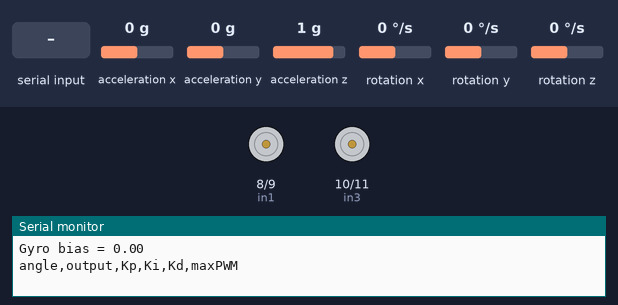
Recording of a sketch running on a simulated Arduino Leonardo, built with avr-gcc and run on an emulated ATmega32U4. Parts: motor-driver pin pairs drawn as motors (green arrow = first pin HIGH = forward, orange = second pin HIGH = backward, longer = more drive, scaled by the enable pin), the last lines printed to the serial monitor. The test bench sets the inputs (shaded band); at power-on: acceleration x 0 g, rotation y 0 °/s, acceleration y 0 g, acceleration z 1 g, rotation x 0 °/s, rotation z 0 °/s.

Above: at 2.2 s.
2.3 s: "START\n" received over the second serial link
3.8 s: acceleration x set to 0.2 g
At 5.5 s:
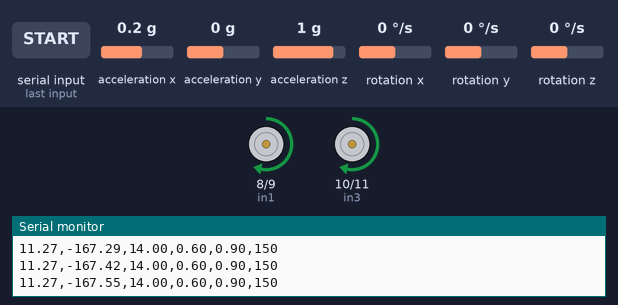
5.9 s: rotation y set to -192 °/s
At 7.0 s:
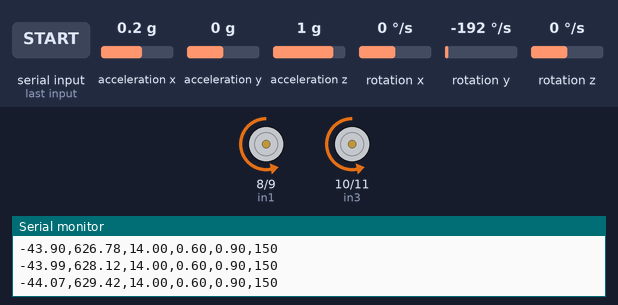
Timing chart, 0 to 8.9 s (numbered marks = the images above; inputs shaded):
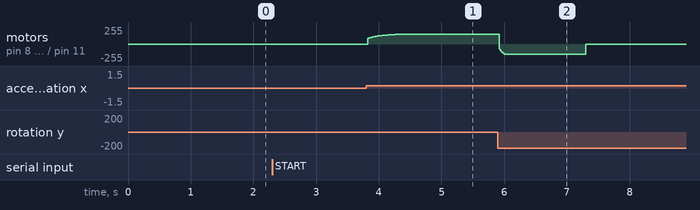

The sketch:

balance.ino
```cpp
#include <Wire.h>
#include <MPU6050.h>
#include <avr/wdt.h>

MPU6050 mpu;

// Motor pins
const int enA = 3, in1 = 8, in2 = 9;
const int enB = 5, in3 = 10, in4 = 11;

// PID parameters (initial)
float Kp = 14.0;
float Ki = 0.6;
float Kd = 0.9;

// Angle and filter
float currentAngle = 0.0;
const float alpha = 0.95;  // complementary filter coeff

// Gyro bias
float gyroBias = 0.0;

// PID state
float integral = 0.0;
float previousError = 0.0;

// Timing
unsigned long prevMicros = 0;
unsigned long lastMPURead = 0;

// Bluetooth & balancing state
bool balancing = false;
int maxPWM = 150;

void setup() {
  Serial.begin(9600);
  Serial1.begin(9600);

  Wire.begin();
  mpu.initialize();

  // --- Calibrate gyro bias (stationary) ---
  long sum = 0;
  const int samples = 200;
  for (int i = 0; i < samples; i++) {
    int16_t gx = mpu.getRotationX();
    sum += gx;
    delay(5);
  }
  gyroBias = sum / float(samples);
  Serial.print("Gyro bias = "); Serial.println(gyroBias);

  // Check MPU connection
  if (!mpu.testConnection()) {
    Serial.println("MPU connection failed!");
    Serial1.println("MPU connection failed!");
    while (1);
  }

  // Motor pins
  pinMode(enA, OUTPUT); pinMode(in1, OUTPUT); pinMode(in2, OUTPUT);
  pinMode(enB, OUTPUT); pinMode(in3, OUTPUT); pinMode(in4, OUTPUT);

  prevMicros = micros();
  lastMPURead = millis();

  Serial.println("angle,output,Kp,Ki,Kd,maxPWM");
  Serial1.println("Self-balancing robot ready");
}

void loop() {
  checkBluetooth();

  if (!balancing) {
    stopMotors();
    return;
  }

  // Failsafe MPU timeout
  unsigned long nowMs = millis();
  if (nowMs - lastMPURead > 2000) {
    Serial.println("MPU timeout, resetting...");
    resetMPU();
    lastMPURead = nowMs;
  }

  // Timing
  unsigned long nowUs = micros();
  float dt = (nowUs - prevMicros) / 1e6;
  prevMicros = nowUs;
  if (dt <= 0 || dt > 0.1) dt = 0.01;

  // Read MPU (raw)
  int16_t ax, ay, az, gx, gy, gz;
  mpu.getMotion6(&ax, &ay, &az, &gx, &gy, &gz);
  lastMPURead = millis();

  // Convert and filter
  float accAngle = atan2(ax, az) * 180.0 / PI;
  float gyroRate = (gy - gyroBias) / 131.0;  // subtract bias
  float newAngle = alpha * (currentAngle + gyroRate * dt)
                 + (1 - alpha) * accAngle;

  // Validate reading
  if (isnan(newAngle) || isinf(newAngle)) {
    // skip this cycle
  } else {
    currentAngle = newAngle;
  }

  // Fallen check
  if (abs(currentAngle) > 45) {
    Serial.println("Fallen! Stopping...");
    Serial1.println("Fallen!");
    balancing = false;
    stopMotors();
    return;
  }

  // PID
  float error = 0 - currentAngle;
  integral += error * dt;
  integral = constrain(integral, -50, 50);  // anti‑windup
  float derivative = (error - previousError) / dt;
  float output = Kp * error + Ki * integral + Kd * derivative;
  previousError = error;

  // Clamp and curve
  float clamped = constrain(output, -maxPWM, maxPWM);
  int speed = (int)((clamped == 0) ? 0 : (clamped > 0
    ? sqrt(clamped / maxPWM) * maxPWM
    : -sqrt(-clamped / maxPWM) * maxPWM));

  // Log CSV
  Serial.print(currentAngle); Serial.print(',');
  Serial.print(output);       Serial.print(',');
  Serial.print(Kp);           Serial.print(',');
  Serial.print(Ki);           Serial.print(',');
  Serial.print(Kd);           Serial.print(',');
  Serial.println(maxPWM);

  Serial1.print(currentAngle); Serial1.print(',');
  Serial1.println(output);

  // Drive motors
  controlMotors(-speed);
}

void controlMotors(int speed) {
  int pwm = abs(speed);
  bool dir = speed > 0;

  // Motor A
  digitalWrite(in1, dir); digitalWrite(in2, !dir);
  analogWrite(enA, pwm);

  // Motor B
  digitalWrite(in3, dir); digitalWrite(in4, !dir);
  analogWrite(enB, pwm);
}

void stopMotors() {
  digitalWrite(in1, LOW); digitalWrite(in2, LOW);
  digitalWrite(in3, LOW); digitalWrite(in4, LOW);
  analogWrite(enA, 0); analogWrite(enB, 0);
}

void resetMPU() {
  mpu.reset();
  delay(100);
  mpu.initialize();
  integral = 0;
  currentAngle = 0;
}

void checkBluetooth() {
  while (Serial1.available()) {
    String cmd = Serial1.readStringUntil('\n');
    cmd.trim();
    if (cmd.equalsIgnoreCase("START") || cmd == "s") {
      balancing = true;
      integral = 0; previousError = 0;
      Serial1.println("Balancing ON");
    }
    else if (cmd.equalsIgnoreCase("STOP") || cmd == "x") {
      balancing = false;
      stopMotors();
      Serial1.println("Balancing OFF");
    }
    else if (cmd.startsWith("P")) {
      Kp = cmd.substring(1).toFloat();
      Serial1.print("Kp="); Serial1.println(Kp);
    }
    else if (cmd.startsWith("I")) {
      Ki = cmd.substring(1).toFloat();
      Serial1.print("Ki="); Serial1.println(Ki);
    }
    else if (cmd.startsWith("D")) {
      Kd = cmd.substring(1).toFloat();
      Serial1.print("Kd="); Serial1.println(Kd);
    }
    else if (cmd.startsWith("M")) {
      maxPWM = cmd.substring(1).toInt();
      Serial1.print("maxPWM="); Serial1.println(maxPWM);
    }
    else if (cmd.equalsIgnoreCase("RST") || cmd == "r") {
      resetMPU();
      Serial1.println("MPU reset");
    }
  }
}
```

Measured:
- after the input at 5.9 s, motor on pin 8 (in1) / pin 9 (in2), motor on pin 10 (in3) / pin 11 (in4): forward 150/255 → backward 150/255 at once, → stopped 1.4 s later
